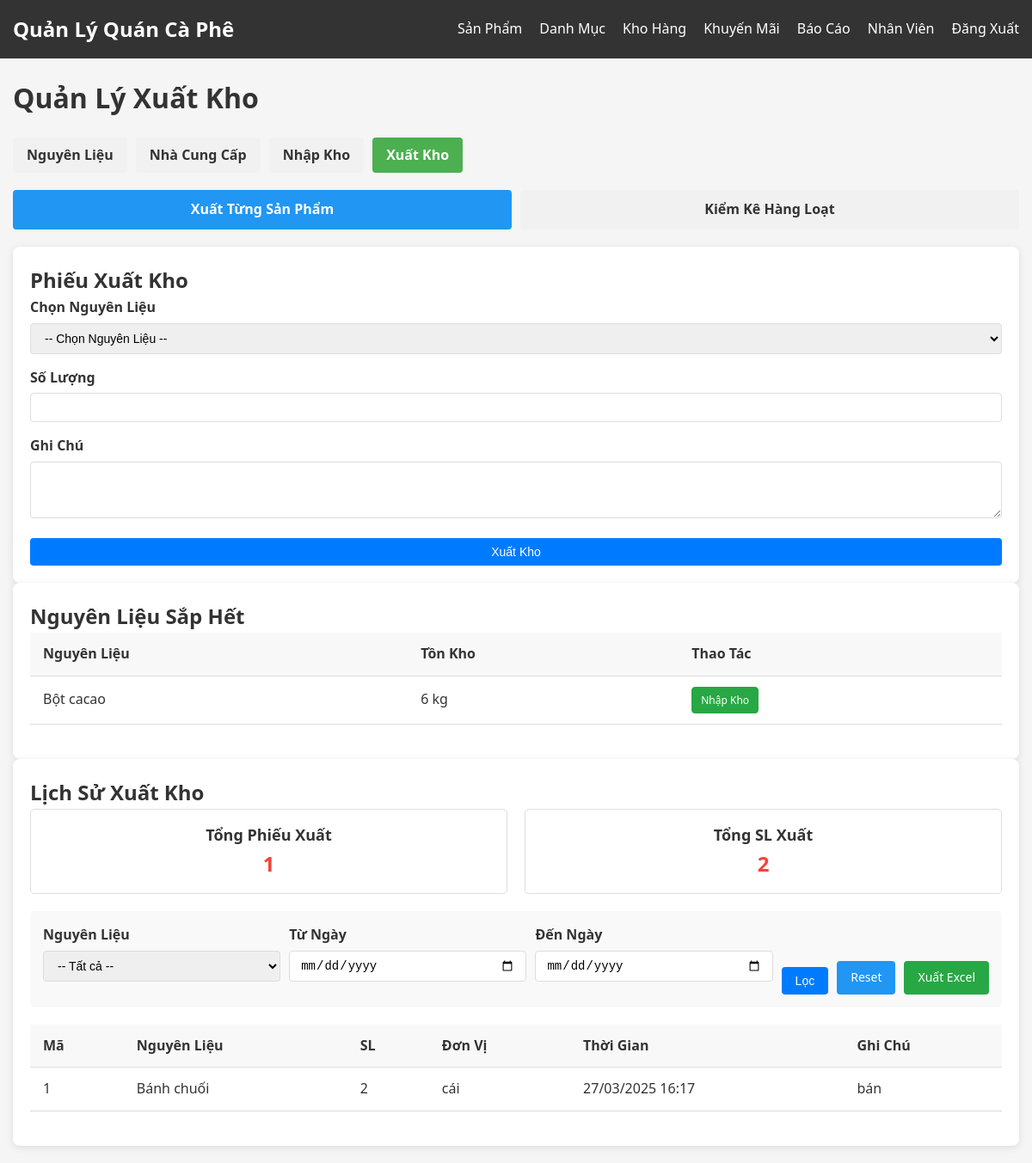
The app's page /admin/stock_out.php (signed in) with its own data.
### tables this page shows
CREATE TABLE `materials` (
  `material_id` int(11) NOT NULL,
  `material_name` varchar(100) NOT NULL,
  `supplier_id` int(11) NOT NULL,
  `unit` varchar(50) NOT NULL,
  `stock_quantity` int(11) NOT NULL DEFAULT 0,
  `low_stock_threshold` int(11) NOT NULL DEFAULT 10,
  `status` enum('Còn hàng','Hết hàng') DEFAULT 'Còn hàng'
);

CREATE TABLE `stock_transactions` (
  `transaction_id` int(11) NOT NULL,
  `material_id` int(11) NOT NULL,
  `transaction_type` enum('Nhập','Xuất') NOT NULL,
  `quantity` int(11) NOT NULL,
  `unit_price` decimal(10,2) DEFAULT NULL,
  `total_amount` decimal(10,2) GENERATED ALWAYS AS (`quantity` * `unit_price`) STORED,
  `transaction_datetime` datetime DEFAULT current_timestamp(),
  `note` text DEFAULT NULL
);

### admin/stock_out.php (the view, shortened to what the rows shown need)
<?php
require_once '../config/db.php';
$transactions_where = "WHERE t.transaction_type = 'Xuất'";
$per_page = 20;
$page = isset($_GET['page']) ? (int)$_GET['page'] : 1;
$offset = ($page - 1) * $per_page;
$transactions_query = "SELECT t.*, m.material_name, m.unit
                      FROM Stock_Transactions t
                      JOIN Materials m ON t.material_id = m.material_id
                      $transactions_where
                      ORDER BY t.transaction_datetime DESC
                      LIMIT $offset, $per_page";
$transactions_result = $conn->query($transactions_query);
?>
<!DOCTYPE html>
<html lang="vi">
<head>
    <link rel="stylesheet" href="../assets/css/style.css">
</head>
<body>
    <div class="container">
        <div class="dashboard">
            <div class="dashboard-header">
                <h1>Quản Lý Xuất Kho</h1>
            </div>
            <?php if (isset($_GET['mode']) && $_GET['mode'] === 'batch'): ?>
            <div class="row">
                <div class="col-md-12">
                    <div class="card">
                        <h2>Kiểm Kê Xuất Kho Hàng Loạt</h2>
                        <?php
                        if ($_SERVER['REQUEST_METHOD'] === 'POST' && isset($_POST['batch_stock_out'])) {
                            $batch_note = sanitize($_POST['batch_note']);
                            $transaction_type = 'Xuất';
                            $entries_count = 0;
                            $error_count = 0;
                            $conn->begin_transaction();
                            try {
                                foreach ($_POST['quantity'] as $material_id => $quantity) {
                                    $material_id = (int)$material_id;
                                    $quantity = (int)$quantity;
                                    if ($quantity <= 0) {
                                        continue;
                                    }
                                    $stock_query = "SELECT stock_quantity FROM Materials WHERE material_id = ?";
                                    $stock_stmt = $conn->prepare($stock_query);
                                    $stock_stmt->bind_param("i", $material_id);
                                    $stock_stmt->execute();
                                    $stock_result = $stock_stmt->get_result();
                                    $current_stock = $stock_result->fetch_assoc()['stock_quantity'];
                                    if ($current_stock < $quantity) {
                                        $error_count++;
                                        continue;
                                    }
                                    $material_query = "SELECT unit_price FROM Stock_Transactions WHERE material_id = ? AND transaction_type = 'Nhập' ORDER BY transaction_id DESC LIMIT 1";
                                    $material_stmt = $conn->prepare($material_query);
                                    $material_stmt->bind_param("i", $material_id);
                                    $material_stmt->execute();
                                    $material_result = $material_stmt->get_result();
                                    $unit_price = 0;
                                    if ($material_result->num_rows > 0) {
                                        $unit_price = $material_result->fetch_assoc()['unit_price'];
                                    }
                                    $transaction_query = "INSERT INTO Stock_Transactions (material_id, transaction_type, quantity, unit_price, note)
                                                        VALUES (?, ?, ?, ?, ?)";
                                    $transaction_stmt = $conn->prepare($transaction_query);
                                    $transaction_stmt->bind_param("isids", $material_id, $transaction_type, $quantity, $unit_price, $batch_note);
                                    $transaction_stmt->execute();
                                    $update_query = "UPDATE Materials SET
                                                    stock_quantity = stock_quantity - ?,
                                                    status = IF(stock_quantity - ? > 0, 'Còn hàng', 'Hết hàng')
                                                    WHERE material_id = ?";
                                    $update_stmt = $conn->prepare($update_query);
                                    $update_stmt->bind_param("iii", $quantity, $quantity, $material_id);
                                    $update_stmt->execute();
                                    $entries_count++;
                                }
                                $conn->commit();
                                if ($entries_count > 0) {
                                    echo '<div class="alert alert-success">Đã xuất ' . $entries_count . ' nguyên liệu khỏi kho</div>';
                                    if ($error_count > 0) {
                                        echo '<div class="alert alert-warning">Có ' . $error_count . ' nguyên liệu không thể xuất do tồn kho không đủ</div>';
                                    }
                                } else {
                                    if ($error_count > 0) {
                                        echo '<div class="alert alert-danger">Không thể xuất ' . $error_count . ' nguyên liệu do tồn kho không đủ</div>';
                                    } else {
                                        echo '<div class="alert alert-warning">Không có nguyên liệu nào được xuất</div>';
                                    }
                                }
                            } catch (Exception $e) {
                                $conn->rollback();
                                echo '<div class="alert alert-danger">Lỗi khi xuất kho: ' . $e->getMessage() . '</div>';
                            }
                        }
                        ?>
                        <form method="POST" action="?mode=batch">
                            <div class="form-group">
                                <label for="batch_note">Ghi Chú Chung</label>
                                <textarea id="batch_note" name="batch_note" class="form-control" rows="2"></textarea>
                            </div>
                            <div class="table-responsive">
                                <table class="table table-striped">
                                    <thead>
                                        <tr>
                                            <th>Mã</th>
                                            <th>Nguyên Liệu</th>
                                            <th>Tồn Kho</th>
                                            <th>Đơn Vị</th>
                                            <th>Số Lượng Xuất</th>
                                        </tr>
                                    </thead>
                                    <tbody>
                                        <?php
                                        $all_materials_query = "SELECT m.*, s.supplier_name FROM Materials m JOIN Suppliers s ON m.supplier_id = s.supplier_id WHERE m.stock_quantity > 0 ORDER BY m.material_name";
                                        $all_materials_result = $conn->query($all_materials_query);
                                        if ($all_materials_result->num_rows > 0):
                                            while ($material = $all_materials_result->fetch_assoc()):
                                        ?>
                                            <tr>
                                                <td><?php echo $material['material_id']; ?></td>
                                                <td>
                                                    <?php echo $material['material_name']; ?>
                                                    <span class="text-muted">(<?php echo $material['supplier_name']; ?>)</span>
                                                </td>
                                                <td class="stock-value"><?php echo $material['stock_quantity']; ?></td>
                                                <td><?php echo $material['unit']; ?></td>
                                                <td>
                                                    <input type="number" name="quantity[<?php echo $material['material_id']; ?>]" value="0" min="0" max="<?php echo $material['stock_quantity']; ?>" class="form-control quantity-out-input" data-stock="<?php echo $material['stock_quantity']; ?>">
                                                </td>
                                            </tr>
                                        <?php
                                            endwhile;
                                        else:
                                        ?>
                                            <tr>
                                                <td colspan="5" class="text-center">Không có nguyên liệu nào trong kho</td>
                                            </tr>
                                        <?php endif; ?>
                                    </tbody>
                                </table>
                            </div>
                            <button type="submit" name="batch_stock_out" class="btn btn-primary btn-block mt-3">Lưu Phiếu Xuất Kho</button>
                        </form>
                    </div>
                </div>
            </div>
            <?php else: ?>
            <div class="row">
                <div class="col-md-4">
                    <div class="card">
                        <h2>Phiếu Xuất Kho</h2>
                    </div>
                    <div class="card mt-3">
                        <h2>Nguyên Liệu Sắp Hết</h2>
                        <?php
                        $low_stock_query = "SELECT m.*, s.supplier_name
                                            FROM Materials m
                                            JOIN Suppliers s ON m.supplier_id = s.supplier_id
                                            WHERE m.stock_quantity < 10
                                            ORDER BY m.stock_quantity ASC
                                            LIMIT 5";
                        $low_stock_result = $conn->query($low_stock_query);
                        if ($low_stock_result->num_rows > 0):
                        ?>
                            <table class="table">
                                <thead>
                                    <tr>
                                        <th>Nguyên Liệu</th>
                                        <th>Tồn Kho</th>
                                        <th>Thao Tác</th>
                                    </tr>
                                </thead>
                                <tbody>
                                    <?php while ($material = $low_stock_result->fetch_assoc()): ?>
                                        <tr>
                                            <td><?php echo $material['material_name']; ?></td>
                                            <td><?php echo $material['stock_quantity']; ?> <?php echo $material['unit']; ?></td>
                                            <td>
                                                <a href="stock_in.php?material_id=<?php echo $material['material_id']; ?>" class="btn btn-success btn-sm">Nhập Kho</a>
                                            </td>
                                        </tr>
                                    <?php endwhile; ?>
                                </tbody>
                            </table>
                        <?php else: ?>
                            <p class="text-center">Không có nguyên liệu nào sắp hết.</p>
                        <?php endif; ?>
                    </div>
                </div>
                <div class="col-md-8">
                    <div class="card">
                        <h2>Lịch Sử Xuất Kho</h2>
                        <div class="table-responsive">
                            <table class="table">
                                <thead>
                                    <tr>
                                        <th>Mã</th>
                                        <th>Nguyên Liệu</th>
                                        <th>SL</th>
                                        <th>Đơn Vị</th>
                                        <th>Thời Gian</th>
                                        <th>Ghi Chú</th>
                                    </tr>
                                </thead>
                                <tbody>
                                    <?php if ($transactions_result->num_rows > 0): ?>
                                        <?php while ($transaction = $transactions_result->fetch_assoc()): ?>
                                            <tr>
                                                <td><?php echo $transaction['transaction_id']; ?></td>
                                                <td><?php echo $transaction['material_name']; ?></td>
                                                <td><?php echo $transaction['quantity']; ?></td>
                                                <td><?php echo $transaction['unit']; ?></td>
                                                <td><?php echo date('d/m/Y H:i', strtotime($transaction['transaction_datetime'])); ?></td>
                                                <td><?php echo $transaction['note']; ?></td>
                                            </tr>
                                        <?php endwhile; ?>
                                    <?php else: ?>
                                        <tr><td colspan="6" class="text-center">Không có dữ liệu</td></tr>
                                    <?php endif; ?>
                                </tbody>
                            </table>
                        </div>
                    </div>
                </div>
            </div>
            <?php endif; ?>
        </div>
    </div>
</body>
</html>

### records on screen
materials: material_name "Bột cacao", stock_quantity "6", unit "kg"
stock_transactions: transaction_id "1", material.material_name "Bánh chuối", quantity "2", material.unit "cái", transaction_datetime "27/03/2025 16:17", note "bán"

### other values on screen
$totals['transaction_count'] "1"
$totals['total_quantity'] "2"
